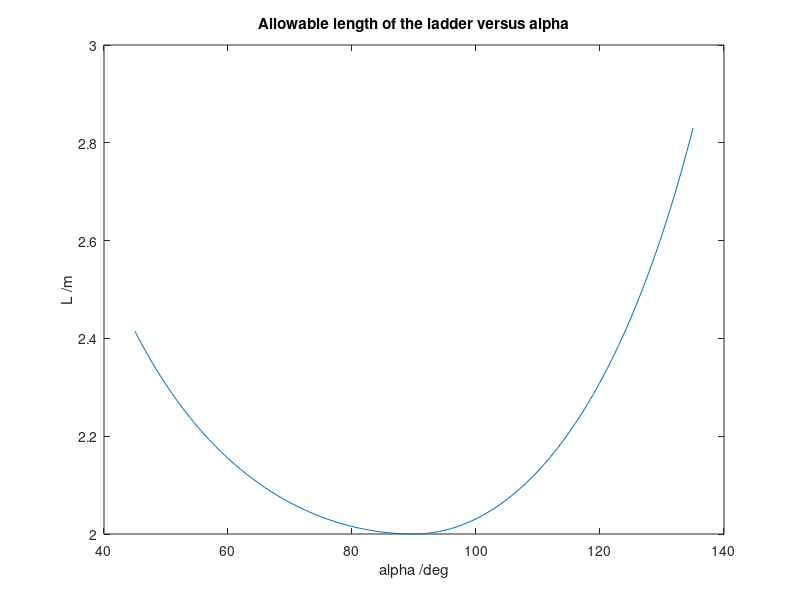

Write MATLAB code to recreate this figure.
clear all; close all; clc;

f = @(a, b) 1/sin(a) + 1/sin(a+b);

N = 91;
alpha = linspace(45, 135, N);
l = zeros(1, N);
delta = 0.001;

for i = 1:N
    ca = deg2rad(alpha(i));
    cf = @(b) f(ca, b);
    [bo, lo] = fminbnd(cf, delta, pi-ca-delta);
    l(i) = lo;
end

plot(alpha, l);
xlabel('alpha /deg');
ylabel('L /m');
title('Allowable length of the ladder versus alpha');